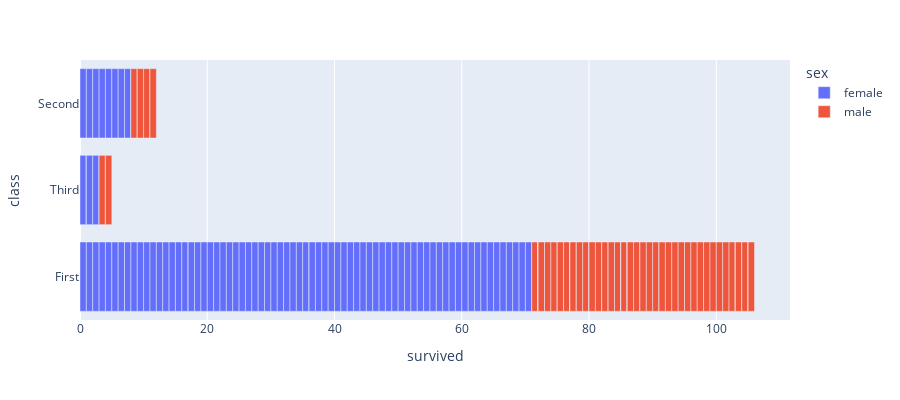

The cell this chart's notebook holds for it:
### Markdown cell above
From the above we can see that male travel the most than compare to female

### Code cell
# SURVIVES VS CLASS

fig = px.bar(titanic,x='survived', y='class',color='sex',height=400)
fig.show()

### Figure 1 — Plotly figure (JSON) as saved in the notebook; plotly's stock layout.template omitted (floating-point values rounded to 4 significant figures)
{"data": [{"alignmentgroup": "True", "hovertemplate": "sex=female<br>survived=%{x}<br>class=%{y}<extra></extra>", "legendgroup": "female", "marker": {"color": "#636efa", "pattern": {"shape": ""}}, "name": "female", "offsetgroup": "female", "orientation": "h", "showlegend": true, "textposition": "auto", "type": "bar", "x": [1, 1, 1, 1, 1, 1, 1, 1, 1, 1, 0, 1, 1, 0, 1, 1, 1, 0, 1, 1, 1, 1, 1, 0, 1, 1, 1, 1, 1, 1, 1, 1, 1, 1, 1, 1, 1, 1, 1, 1, 1, 1, 1, 1, 1, 1, 1, 0, 1, 1, 1, 1, 1, 1, 1, 1, 1, 1, 1, 1, 1, 1, 1, 1, 1, 1, 1, 1, 1, 1, 1, 1, 1, 1, 1, 0, 1, 1, 1, 1, 1, 1, 1, 1, 1, 1, 1, 1], "xaxis": "x", "y": ["First", "First", "Third", "First", "First", "Second", "First", "Second", "First", "First", "First", "First", "First", "Third", "First", "First", "First", "Third", "First", "First", "First", "First", "First", "First", "First", "First", "First", "First", "First", "First", "First", "First", "Second", "First", "First", "First", "Second", "First", "First", "First", "First", "Third", "First", "First", "Second", "First", "First", "First", "First", "Second", "First", "First", "First", "First", "First", "First", "First", "First", "First", "First", "First", "First", "Second", "First", "First", "First", "First", "First", "First", "Second", "First", "First", "First", "First", "First", "Second", "First", "First", "First", "First", "First", "Third", "First", "First", "First", "First", "First", "First"], "yaxis": "y"}, {"alignmentgroup": "True", "hovertemplate": "sex=male<br>survived=%{x}<br>class=%{y}<extra></extra>", "legendgroup": "male", "marker": {"color": "#EF553B", "pattern": {"shape": ""}}, "name": "male", "offsetgroup": "male", "orientation": "h", "showlegend": true, "textposition": "auto", "type": "bar", "x": [0, 1, 1, 0, 0, 0, 0, 0, 0, 1, 0, 0, 0, 0, 0, 0, 0, 0, 0, 1, 1, 1, 1, 0, 1, 0, 0, 0, 0, 0, 1, 0, 0, 0, 1, 1, 0, 1, 1, 1, 0, 0, 1, 1, 0, 1, 0, 1, 0, 1, 0, 0, 0, 1, 0, 0, 0, 1, 1, 0, 1, 1, 1, 0, 1, 1, 1, 1, 0, 0, 0, 1, 1, 1, 0, 0, 1, 1, 1, 0, 1, 1, 0, 0, 0, 1, 0, 0, 1, 0, 1, 0, 0, 1], "xaxis": "x", "y": ["First", "Second", "First", "First", "First", "First", "Third", "First", "First", "First", "First", "First", "First", "First", "First", "First", "Second", "First", "First", "Second", "Second", "First", "First", "First", "First", "First", "First", "First", "First", "Second", "First", "First", "First", "First", "Second", "First", "First", "First", "Third", "First", "First", "First", "First", "First", "First", "First", "First", "First", "First", "First", "First", "First", "First", "First", "First", "First", "First", "First", "First", "First", "First", "First", "First", "First", "First", "First", "First", "First", "First", "First", "First", "First", "First", "First", "First", "Third", "First", "First", "First", "Third", "First", "First", "First", "First", "First", "Third", "First", "First", "First", "First", "First", "First", "First", "First"], "yaxis": "y"}], "layout": {"barmode": "relative", "height": 400, "legend": {"title": {"text": "sex"}, "tracegroupgap": 0}, "margin": {"t": 60}, "xaxis": {"anchor": "y", "domain": [0, 1], "title": {"text": "survived"}}, "yaxis": {"anchor": "x", "domain": [0, 1], "title": {"text": "class"}}}}
